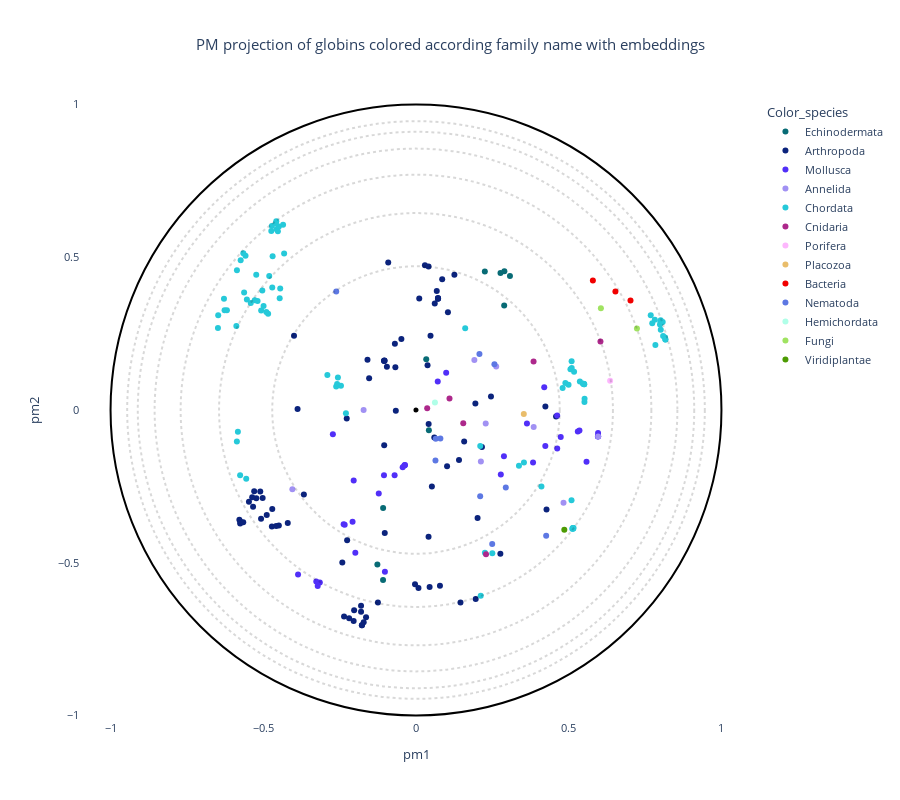

Here is the notebook cell this chart was saved with:
### Code cell
# OPTIONS =================================================
#Here you can set different parameters to color & annotate the resulting projection:
title = "PM projection of globins colored according family name with embeddings"
#----------------------------------------------------------
# Select the coloring from annotation .csv file:
labels_name = "Color_species"
# Select classes to label among the "labels_name" or "second_labels_name" column (comma separated list):
second_labels_name = ""
labels_text = []
show_text = False
#----------------------------------------------------------
# Use a custom color palette:
color_palette = globin_palette #Default: None
use_custom_palette = True
#==========================================================


#Check projection visualization parameters
#Labels name
if labels_name == "":
    labels_name = None
elif labels_name not in annotation_names:
    raise NameError(f"labels_name {labels_name} is not in the availables annotations.\nAvailables annotations: {annotation_names}")
#Second labels name
if second_labels_name == "":
    second_labels_name = None
elif second_labels_name not in annotation_names:
    raise NameError(f'"second_labels_name" {second_labels_name} is not in the availables annotations.\nAvailables annotations: {annotation_names}')

if not use_custom_palette:
    color_palette = None

#Plot graph
fig = plot_embedding_interactive(df_embedding, 
                                 labels_name = labels_name,
                                 second_labels_name = second_labels_name, 
                                 show_text = show_text,
                                 labels_text = labels_text,
                                 color_palette = color_palette, 
                                 title = title, 
                                 fontsize = 11)
fig.show()

### Figure 1 — Plotly figure (JSON) as saved in the notebook; plotly's stock layout.template omitted (floating-point values rounded to 4 significant figures; data arrays with more than 128 entries replaced by an {"elided": "..."} marker saying what was removed)
{"data": [{"customdata": {"elided": "10x17 mixed values"}, "hovertemplate": "<b>%{hovertext}</b><br><br>Color_species=%{customdata[10]}<br>pm1=%{x}<br>pm2=%{y}<br>proteins_id=%{customdata[0]}<br>tree1=%{customdata[1]}<br>tree2=%{customdata[2]}<br>tree3=%{customdata[3]}<br>tree4=%{customdata[4]}<br>full_name=%{customdata[5]}<br>short_name=%{customdata[6]}<br>full_species=%{customdata[7]}<br>short_species=%{customdata[8]}<br>evo_distance=%{customdata[9]}<br>Domain=%{customdata[11]}<br>Kingdom=%{customdata[12]}<br>Phylum=%{customdata[13]}<br>Subphylum=%{customdata[14]}<br>Class=%{customdata[15]}<br>Genus=%{customdata[16]}<extra></extra>", "hovertext": ["Echinodermata", "Echinodermata", "Echinodermata", "Echinodermata", "Echinodermata", "Echinodermata", "Echinodermata", "Echinodermata", "Echinodermata", "Echinodermata"], "legendgroup": "Echinodermata", "marker": {"color": "#086b75", "symbol": "circle"}, "mode": "markers", "name": "Echinodermata", "orientation": "v", "showlegend": true, "type": "scatter", "x": [0.04217, 0.03348, -0.1264, -0.1077, -0.1079, 0.2887, 0.2766, 0.2254, 0.2893, 0.3076], "xaxis": "x", "y": [-0.0664, 0.1658, -0.5062, -0.3207, -0.5569, 0.3423, 0.4485, 0.4538, 0.454, 0.4388], "yaxis": "y"}, {"customdata": {"elided": "84x17 mixed values"}, "hovertemplate": "<b>%{hovertext}</b><br><br>Color_species=%{customdata[10]}<br>pm1=%{x}<br>pm2=%{y}<br>proteins_id=%{customdata[0]}<br>tree1=%{customdata[1]}<br>tree2=%{customdata[2]}<br>tree3=%{customdata[3]}<br>tree4=%{customdata[4]}<br>full_name=%{customdata[5]}<br>short_name=%{customdata[6]}<br>full_species=%{customdata[7]}<br>short_species=%{customdata[8]}<br>evo_distance=%{customdata[9]}<br>Domain=%{customdata[11]}<br>Kingdom=%{customdata[12]}<br>Phylum=%{customdata[13]}<br>Subphylum=%{customdata[14]}<br>Class=%{customdata[15]}<br>Genus=%{customdata[16]}<extra></extra>", "hovertext": ["Arthropoda", "Arthropoda", "Arthropoda", "Arthropoda", "Arthropoda", "Arthropoda", "Arthropoda", "Arthropoda", "Arthropoda", "Arthropoda", "Arthropoda", "Arthropoda", "Arthropoda", "Arthropoda", "Arthropoda", "Arthropoda", "Arthropoda", "Arthropoda", "Arthropoda", "Arthropoda", "Arthropoda", "Arthropoda", "Arthropoda", "Arthropoda", "Arthropoda", "Arthropoda", "Arthropoda", "Arthropoda", "Arthropoda", "Arthropoda", "Arthropoda", "Arthropoda", "Arthropoda", "Arthropoda", "Arthropoda", "Arthropoda", "Arthropoda", "Arthropoda", "Arthropoda", "Arthropoda", "Arthropoda", "Arthropoda", "Arthropoda", "Arthropoda", "Arthropoda", "Arthropoda", "Arthropoda", "Arthropoda", "Arthropoda", "Arthropoda", "Arthropoda", "Arthropoda", "Arthropoda", "Arthropoda", "Arthropoda", "Arthropoda", "Arthropoda", "Arthropoda", "Arthropoda", "Arthropoda", "Arthropoda", "Arthropoda", "Arthropoda", "Arthropoda", "Arthropoda", "Arthropoda", "Arthropoda", "Arthropoda", "Arthropoda", "Arthropoda", "Arthropoda", "Arthropoda", "Arthropoda", "Arthropoda", "Arthropoda", "Arthropoda", "Arthropoda", "Arthropoda", "Arthropoda", "Arthropoda", "Arthropoda", "Arthropoda", "Arthropoda", "Arthropoda"], "legendgroup": "Arthropoda", "marker": {"color": "#0b237c", "symbol": "circle"}, "mode": "markers", "name": "Arthropoda", "orientation": "v", "showlegend": true, "type": "scatter", "x": [0.04757, 0.03777, 0.08573, 0.1045, 0.1257, 0.04142, -0.06757, -0.04787, 0.06141, -0.06605, -0.3878, -0.1046, 0.04109, -0.1534, -0.3994, -0.1027, -0.1042, -0.1588, -0.1037, 0.1577, 0.1943, 0.05999, -0.1023, -0.1041, -0.09094, 0.04113, -0.3671, -0.1247, -0.1799, -0.2025, -0.1635, -0.1799, -0.1772, -0.1713, -0.177, -0.2356, -0.2188, -0.2041, 0.4236, 0.01062, 0.07841, 0.008084, -0.003204, 0.4585, -0.5072, -0.502, -0.5334, -0.5297, 0.02924, -0.4198, -0.5228, -0.5098, -0.2254, -0.09527, -0.06915, 0.04453, -0.4706, -0.5757, -0.5783, -0.5753, -0.5656, -0.4719, -0.449, -0.4577, 0.2159, -0.5363, -0.5469, -0.4887, 0.06797, 0.0721, 0.07226, 0.07181, 0.07194, 0.1955, 0.1408, 0.05195, 0.4273, 0.2016, -0.2268, 0.1017, 0.1456, 0.2455, 0.2761, -0.2413], "xaxis": "x", "y": [0.2429, 0.1465, 0.4284, 0.3199, 0.443, -0.04579, 0.1403, 0.2325, 0.3486, -0.002762, 0.003475, 0.1614, -0.4152, 0.1038, 0.2434, 0.1611, 0.1606, 0.1648, 0.162, -0.1033, 0.02105, -0.09039, -0.4028, -0.1154, 0.4829, 0.4697, -0.2768, -0.6302, -0.6411, -0.6552, -0.6785, -0.6608, -0.705, -0.6947, -0.7048, -0.6758, -0.6815, -0.6905, 0.01139, 0.3653, -0.5757, -0.5826, -0.5705, -0.02134, -0.3558, -0.2882, -0.3164, -0.266, 0.4739, -0.3696, -0.2887, -0.2672, -0.4262, 0.1414, 0.217, -0.5795, -0.3243, -0.3719, -0.3589, -0.365, -0.3672, -0.3811, -0.3783, -0.3802, -0.1214, -0.2858, -0.3008, -0.3434, 0.3897, 0.3646, 0.3653, 0.3639, 0.3663, -0.619, -0.1639, -0.2507, -0.3255, -0.354, -0.02742, -0.184, -0.6305, 0.04405, -0.4706, -0.4996], "yaxis": "y"}, {"customdata": {"elided": "36x17 mixed values"}, "hovertemplate": "<b>%{hovertext}</b><br><br>Color_species=%{customdata[10]}<br>pm1=%{x}<br>pm2=%{y}<br>proteins_id=%{customdata[0]}<br>tree1=%{customdata[1]}<br>tree2=%{customdata[2]}<br>tree3=%{customdata[3]}<br>tree4=%{customdata[4]}<br>full_name=%{customdata[5]}<br>short_name=%{customdata[6]}<br>full_species=%{customdata[7]}<br>short_species=%{customdata[8]}<br>evo_distance=%{customdata[9]}<br>Domain=%{customdata[11]}<br>Kingdom=%{customdata[12]}<br>Phylum=%{customdata[13]}<br>Subphylum=%{customdata[14]}<br>Class=%{customdata[15]}<br>Genus=%{customdata[16]}<extra></extra>", "hovertext": ["Mollusca", "Mollusca", "Mollusca", "Mollusca", "Mollusca", "Mollusca", "Mollusca", "Mollusca", "Mollusca", "Mollusca", "Mollusca", "Mollusca", "Mollusca", "Mollusca", "Mollusca", "Mollusca", "Mollusca", "Mollusca", "Mollusca", "Mollusca", "Mollusca", "Mollusca", "Mollusca", "Mollusca", "Mollusca", "Mollusca", "Mollusca", "Mollusca", "Mollusca", "Mollusca", "Mollusca", "Mollusca", "Mollusca", "Mollusca", "Mollusca", "Mollusca"], "legendgroup": "Mollusca", "marker": {"color": "#512ff8", "symbol": "circle"}, "mode": "markers", "name": "Mollusca", "orientation": "v", "showlegend": true, "type": "scatter", "x": [0.0988, 0.07122, 0.5297, 0.5959, 0.5961, 0.5955, 0.5964, -0.03821, -0.2722, -0.07002, -0.03593, -0.04368, 0.2777, 0.5352, 0.4622, -0.2369, -0.2039, -0.122, -0.2077, 0.4623, 0.4738, 0.2879, -0.2335, -0.1018, 0.4234, 0.4198, 0.3832, 0.3632, 0.5582, -0.1048, -0.03714, -0.3148, -0.1986, -0.3265, -0.3862, -0.3218], "xaxis": "x", "y": [0.122, 0.09345, -0.0706, -0.08567, -0.07518, -0.08641, -0.08581, -0.1813, -0.07968, -0.2138, -0.1802, -0.1871, -0.211, -0.0668, -0.01783, -0.3743, -0.2305, -0.2731, -0.3661, -0.1262, -0.08817, -0.1513, -0.376, -0.5297, -0.1176, 0.07458, -0.1717, -0.04458, -0.1694, -0.214, -0.1806, -0.5646, -0.467, -0.5611, -0.5383, -0.5765], "yaxis": "y"}, {"customdata": {"elided": "9x17 mixed values"}, "hovertemplate": "<b>%{hovertext}</b><br><br>Color_species=%{customdata[10]}<br>pm1=%{x}<br>pm2=%{y}<br>proteins_id=%{customdata[0]}<br>tree1=%{customdata[1]}<br>tree2=%{customdata[2]}<br>tree3=%{customdata[3]}<br>tree4=%{customdata[4]}<br>full_name=%{customdata[5]}<br>short_name=%{customdata[6]}<br>full_species=%{customdata[7]}<br>short_species=%{customdata[8]}<br>evo_distance=%{customdata[9]}<br>Domain=%{customdata[11]}<br>Kingdom=%{customdata[12]}<br>Phylum=%{customdata[13]}<br>Subphylum=%{customdata[14]}<br>Class=%{customdata[15]}<br>Genus=%{customdata[16]}<extra></extra>", "hovertext": ["Annelida", "Annelida", "Annelida", "Annelida", "Annelida", "Annelida", "Annelida", "Annelida", "Annelida"], "legendgroup": "Annelida", "marker": {"color": "#a191f3", "symbol": "circle"}, "mode": "markers", "name": "Annelida", "orientation": "v", "showlegend": true, "type": "scatter", "x": [0.191, 0.2124, 0.2626, 0.4829, -0.1715, 0.5963, -0.4048, 0.3852, 0.2282], "xaxis": "x", "y": [0.1637, -0.1688, 0.1422, -0.3036, -0.0002366, -0.08648, -0.2599, -0.05594, -0.04428], "yaxis": "y"}, {"customdata": {"elided": "88x17 mixed values"}, "hovertemplate": "<b>%{hovertext}</b><br><br>Color_species=%{customdata[10]}<br>pm1=%{x}<br>pm2=%{y}<br>proteins_id=%{customdata[0]}<br>tree1=%{customdata[1]}<br>tree2=%{customdata[2]}<br>tree3=%{customdata[3]}<br>tree4=%{customdata[4]}<br>full_name=%{customdata[5]}<br>short_name=%{customdata[6]}<br>full_species=%{customdata[7]}<br>short_species=%{customdata[8]}<br>evo_distance=%{customdata[9]}<br>Domain=%{customdata[11]}<br>Kingdom=%{customdata[12]}<br>Phylum=%{customdata[13]}<br>Subphylum=%{customdata[14]}<br>Class=%{customdata[15]}<br>Genus=%{customdata[16]}<extra></extra>", "hovertext": ["Chordata", "Chordata", "Chordata", "Chordata", "Chordata", "Chordata", "Chordata", "Chordata", "Chordata", "Chordata", "Chordata", "Chordata", "Chordata", "Chordata", "Chordata", "Chordata", "Chordata", "Chordata", "Chordata", "Chordata", "Chordata", "Chordata", "Chordata", "Chordata", "Chordata", "Chordata", "Chordata", "Chordata", "Chordata", "Chordata", "Chordata", "Chordata", "Chordata", "Chordata", "Chordata", "Chordata", "Chordata", "Chordata", "Chordata", "Chordata", "Chordata", "Chordata", "Chordata", "Chordata", "Chordata", "Chordata", "Chordata", "Chordata", "Chordata", "Chordata", "Chordata", "Chordata", "Chordata", "Chordata", "Chordata", "Chordata", "Chordata", "Chordata", "Chordata", "Chordata", "Chordata", "Chordata", "Chordata", "Chordata", "Chordata", "Chordata", "Chordata", "Chordata", "Chordata", "Chordata", "Chordata", "Chordata", "Chordata", "Chordata", "Chordata", "Chordata", "Chordata", "Chordata", "Chordata", "Chordata", "Chordata", "Chordata", "Chordata", "Chordata", "Chordata", "Chordata", "Chordata", "Chordata"], "legendgroup": "Chordata", "marker": {"color": "#26c9d9", "symbol": "circle"}, "mode": "markers", "name": "Chordata", "orientation": "v", "showlegend": true, "type": "scatter", "x": [0.7837, 0.4106, 0.161, -0.5581, -0.4561, -0.4352, -0.5069, 0.2256, -0.574, -0.499, -0.5862, -0.49, -0.4841, -0.4489, 0.2499, -0.528, -0.5187, -0.4719, -0.4706, -0.5652, -0.4587, -0.4805, -0.4522, -0.5409, -0.4737, -0.5031, -0.4694, -0.5881, -0.4445, -0.4462, -0.4317, -0.523, -0.2557, 0.489, 0.48, 0.5098, 0.5515, 0.5056, 0.5519, 0.5364, 0.5504, 0.5094, 0.5486, 0.5507, 0.4994, 0.5502, 0.3371, 0.5176, 0.5461, 0.5141, 0.5158, 0.5115, 0.5137, 0.514, 0.5141, -0.5831, -0.5864, -0.5758, -0.5558, -0.6484, -0.6476, -0.6267, -0.2613, -0.2583, -0.2457, -0.2901, -0.2294, -0.4574, 0.3533, 0.2103, -0.6191, 0.7684, 0.8001, 0.8154, 0.7988, 0.809, 0.8165, 0.801, 0.8164, 0.7734, 0.8013, 0.8077, 0.7818, -0.6287, -0.5537, -0.5627, 0.2119, 0.5092], "xaxis": "x", "y": [0.213, -0.2501, 0.268, 0.5052, 0.5914, 0.6062, 0.3257, -0.467, 0.4899, 0.3402, 0.4571, 0.3207, 0.3148, 0.6005, -0.469, 0.359, 0.3567, 0.6025, 0.4011, 0.5135, 0.6106, 0.4388, 0.5855, 0.3502, 0.5858, 0.3912, 0.5033, 0.2752, 0.3976, 0.3657, 0.512, 0.4425, 0.1068, 0.08855, 0.07173, 0.1375, 0.02604, 0.1333, 0.03685, 0.09305, 0.08512, 0.1599, 0.08528, 0.0842, 0.08258, 0.08463, -0.1828, 0.1255, 0.08709, -0.3884, -0.3864, -0.3888, -0.3867, -0.3879, -0.3862, -0.07081, -0.103, -0.2134, -0.2253, 0.2685, 0.3104, 0.3262, 0.07734, 0.08552, 0.07952, 0.1143, -0.01026, 0.6176, -0.1715, -0.118, 0.3262, 0.3103, 0.2893, 0.237, 0.2799, 0.2421, 0.2306, 0.2942, 0.2306, 0.2838, 0.2623, 0.2881, 0.2951, 0.3639, 0.3621, 0.3848, -0.6082, -0.2955], "yaxis": "y"}, {"customdata": [[18, -1, -1, 8, 4, "Predicted protein", "Predicted", "Nematostella vectensis", "Nematostella", 2.434, "Cnidaria", "Eukaryota", "Metazoa", "Cnidaria", "Other", "Other", "Other"], [82, -1, 15, 7, 4, "Predicted protein", "Predicted", "Nematostella vectensis", "Nematostella", 3.063, "Cnidaria", "Eukaryota", "Metazoa", "Cnidaria", "Other", "Other", "Other"], [83, 20, 15, 7, 4, "Predicted protein", "Predicted", "Nematostella vectensis", "Nematostella", 2.696, "Cnidaria", "Eukaryota", "Metazoa", "Cnidaria", "Other", "Other", "Other"], [84, -1, 15, 7, 4, "Predicted protein", "Predicted", "Nematostella vectensis", "Nematostella", 2.747, "Cnidaria", "Eukaryota", "Metazoa", "Cnidaria", "Other", "Other", "Other"], [85, 20, 15, 7, 4, "Predicted protein", "Predicted", "Nematostella vectensis", "Nematostella", 2.467, "Cnidaria", "Eukaryota", "Metazoa", "Cnidaria", "Other", "Other", "Other"], [208, -1, -1, -1, 3, "Predicted protein", "Predicted", "Nematostella vectensis", "Nematostella", 3.137, "Cnidaria", "Eukaryota", "Metazoa", "Cnidaria", "Other", "Other", "Other"]], "hovertemplate": "<b>%{hovertext}</b><br><br>Color_species=%{customdata[10]}<br>pm1=%{x}<br>pm2=%{y}<br>proteins_id=%{customdata[0]}<br>tree1=%{customdata[1]}<br>tree2=%{customdata[2]}<br>tree3=%{customdata[3]}<br>tree4=%{customdata[4]}<br>full_name=%{customdata[5]}<br>short_name=%{customdata[6]}<br>full_species=%{customdata[7]}<br>short_species=%{customdata[8]}<br>evo_distance=%{customdata[9]}<br>Domain=%{customdata[11]}<br>Kingdom=%{customdata[12]}<br>Phylum=%{customdata[13]}<br>Subphylum=%{customdata[14]}<br>Class=%{customdata[15]}<br>Genus=%{customdata[16]}<extra></extra>", "hovertext": ["Cnidaria", "Cnidaria", "Cnidaria", "Cnidaria", "Cnidaria", "Cnidaria"], "legendgroup": "Cnidaria", "marker": {"color": "#ad288b", "symbol": "circle"}, "mode": "markers", "name": "Cnidaria", "orientation": "v", "showlegend": true, "type": "scatter", "x": [0.3849, 0.03663, 0.2292, 0.1547, 0.1096, 0.6039], "xaxis": "x", "y": [0.1586, 0.005709, -0.4723, -0.04318, 0.03759, 0.2241], "yaxis": "y"}, {"customdata": [[37, -1, -1, 9, 3, "Uncharacterized protein", "Uncharacterized", "Amphimedon queenslandica", "Amphimedon", 2.522, "Porifera", "Eukaryota", "Metazoa", "Porifera", "Other", "Other", "Other"]], "hovertemplate": "<b>%{hovertext}</b><br><br>Color_species=%{customdata[10]}<br>pm1=%{x}<br>pm2=%{y}<br>proteins_id=%{customdata[0]}<br>tree1=%{customdata[1]}<br>tree2=%{customdata[2]}<br>tree3=%{customdata[3]}<br>tree4=%{customdata[4]}<br>full_name=%{customdata[5]}<br>short_name=%{customdata[6]}<br>full_species=%{customdata[7]}<br>short_species=%{customdata[8]}<br>evo_distance=%{customdata[9]}<br>Domain=%{customdata[11]}<br>Kingdom=%{customdata[12]}<br>Phylum=%{customdata[13]}<br>Subphylum=%{customdata[14]}<br>Class=%{customdata[15]}<br>Genus=%{customdata[16]}<extra></extra>", "hovertext": ["Porifera"], "legendgroup": "Porifera", "marker": {"color": "#fdb7fd", "symbol": "circle"}, "mode": "markers", "name": "Porifera", "orientation": "v", "showlegend": true, "type": "scatter", "x": [0.6355], "xaxis": "x", "y": [0.09577], "yaxis": "y"}, {"customdata": [[78, -1, -1, 20, 7, "Putative uncharacterized protein", "Putative", "Trichoplax adhaerens", "Trichoplax", 2.316, "Placozoa", "Eukaryota", "Metazoa", "Other", "Other", "Other", "Other"]], "hovertemplate": "<b>%{hovertext}</b><br><br>Color_species=%{customdata[10]}<br>pm1=%{x}<br>pm2=%{y}<br>proteins_id=%{customdata[0]}<br>tree1=%{customdata[1]}<br>tree2=%{customdata[2]}<br>tree3=%{customdata[3]}<br>tree4=%{customdata[4]}<br>full_name=%{customdata[5]}<br>short_name=%{customdata[6]}<br>full_species=%{customdata[7]}<br>short_species=%{customdata[8]}<br>evo_distance=%{customdata[9]}<br>Domain=%{customdata[11]}<br>Kingdom=%{customdata[12]}<br>Phylum=%{customdata[13]}<br>Subphylum=%{customdata[14]}<br>Class=%{customdata[15]}<br>Genus=%{customdata[16]}<extra></extra>", "hovertext": ["Placozoa"], "legendgroup": "Placozoa", "marker": {"color": "#e9bd6b", "symbol": "circle"}, "mode": "markers", "name": "Placozoa", "orientation": "v", "showlegend": true, "type": "scatter", "x": [0.3529], "xaxis": "x", "y": [-0.01292], "yaxis": "y"}, {"customdata": [[79, -1, -1, 6, 3, "Globin", "Globin", "Gemmatirosa kalamazoonesis", "Gemmatirosa", 2.905, "Bacteria", "Bacteria", "Bacteria", "Other", "Other", "Other", "Other"], [80, -1, 9, 6, 3, "Globin", "Globin", "Gemmatirosa kalamazoonesis", "Gemmatirosa", 3.007, "Bacteria", "Bacteria", "Bacteria", "Other", "Other", "Other", "Other"], [81, -1, 9, 6, 3, "Hemin receptor", "Hemin", "Halothiobacillus sp.", "Halothiobacillus", 2.535, "Bacteria", "Bacteria", "Bacteria", "Proteobacteria", "Other", "Gammaproteobacteria", "Other"]], "hovertemplate": "<b>%{hovertext}</b><br><br>Color_species=%{customdata[10]}<br>pm1=%{x}<br>pm2=%{y}<br>proteins_id=%{customdata[0]}<br>tree1=%{customdata[1]}<br>tree2=%{customdata[2]}<br>tree3=%{customdata[3]}<br>tree4=%{customdata[4]}<br>full_name=%{customdata[5]}<br>short_name=%{customdata[6]}<br>full_species=%{customdata[7]}<br>short_species=%{customdata[8]}<br>evo_distance=%{customdata[9]}<br>Domain=%{customdata[11]}<br>Kingdom=%{customdata[12]}<br>Phylum=%{customdata[13]}<br>Subphylum=%{customdata[14]}<br>Class=%{customdata[15]}<br>Genus=%{customdata[16]}<extra></extra>", "hovertext": ["Bacteria", "Bacteria", "Bacteria"], "legendgroup": "Bacteria", "marker": {"color": "#f10000", "symbol": "circle"}, "mode": "markers", "name": "Bacteria", "orientation": "v", "showlegend": true, "type": "scatter", "x": [0.6528, 0.7023, 0.579], "xaxis": "x", "y": [0.3878, 0.3581, 0.424], "yaxis": "y"}, {"customdata": {"elided": "10x17 mixed values"}, "hovertemplate": "<b>%{hovertext}</b><br><br>Color_species=%{customdata[10]}<br>pm1=%{x}<br>pm2=%{y}<br>proteins_id=%{customdata[0]}<br>tree1=%{customdata[1]}<br>tree2=%{customdata[2]}<br>tree3=%{customdata[3]}<br>tree4=%{customdata[4]}<br>full_name=%{customdata[5]}<br>short_name=%{customdata[6]}<br>full_species=%{customdata[7]}<br>short_species=%{customdata[8]}<br>evo_distance=%{customdata[9]}<br>Domain=%{customdata[11]}<br>Kingdom=%{customdata[12]}<br>Phylum=%{customdata[13]}<br>Subphylum=%{customdata[14]}<br>Class=%{customdata[15]}<br>Genus=%{customdata[16]}<extra></extra>", "hovertext": ["Nematoda", "Nematoda", "Nematoda", "Nematoda", "Nematoda", "Nematoda", "Nematoda", "Nematoda", "Nematoda", "Nematoda"], "legendgroup": "Nematoda", "marker": {"color": "#5d78e3", "symbol": "circle"}, "mode": "markers", "name": "Nematoda", "orientation": "v", "showlegend": true, "type": "scatter", "x": [0.06461, 0.06371, 0.07978, 0.2101, 0.2077, -0.2612, 0.2939, 0.2567, 0.4262, 0.2495], "xaxis": "x", "y": [-0.09401, -0.1651, -0.09341, -0.2823, 0.183, 0.388, -0.2534, 0.1496, -0.4117, -0.4383], "yaxis": "y"}, {"customdata": [[203, -1, -1, 14, 6, "Neuroglobin like protein", "Neuroglobin", "Saccoglossus kowalevskii", "Saccoglossus", 2.36, "Hemichordata", "Eukaryota", "Metazoa", "Hemichordata", "Other", "Other", "Other"]], "hovertemplate": "<b>%{hovertext}</b><br><br>Color_species=%{customdata[10]}<br>pm1=%{x}<br>pm2=%{y}<br>proteins_id=%{customdata[0]}<br>tree1=%{customdata[1]}<br>tree2=%{customdata[2]}<br>tree3=%{customdata[3]}<br>tree4=%{customdata[4]}<br>full_name=%{customdata[5]}<br>short_name=%{customdata[6]}<br>full_species=%{customdata[7]}<br>short_species=%{customdata[8]}<br>evo_distance=%{customdata[9]}<br>Domain=%{customdata[11]}<br>Kingdom=%{customdata[12]}<br>Phylum=%{customdata[13]}<br>Subphylum=%{customdata[14]}<br>Class=%{customdata[15]}<br>Genus=%{customdata[16]}<extra></extra>", "hovertext": ["Hemichordata"], "legendgroup": "Hemichordata", "marker": {"color": "#b0ffe8", "symbol": "circle"}, "mode": "markers", "name": "Hemichordata", "orientation": "v", "showlegend": true, "type": "scatter", "x": [0.06202], "xaxis": "x", "y": [0.02427], "yaxis": "y"}, {"customdata": [[210, 15, 8, 6, 3, "ARAD1D45562p", "ARAD1D45562p", "Blastobotrys adeninivorans", "Blastobotrys", 3.652, "Fungi", "Eukaryota", "Fungi", "Ascomycota", "Other", "Other", "Other"], [234, 15, 8, 6, 3, "CYFA0S05e02454g1_1", "CYFA0S05e02454g1_1", "Cyberlindnera fabianii", "Cyberlindnera", 4.119, "Fungi", "Eukaryota", "Fungi", "Ascomycota", "Other", "Other", "Other"]], "hovertemplate": "<b>%{hovertext}</b><br><br>Color_species=%{customdata[10]}<br>pm1=%{x}<br>pm2=%{y}<br>proteins_id=%{customdata[0]}<br>tree1=%{customdata[1]}<br>tree2=%{customdata[2]}<br>tree3=%{customdata[3]}<br>tree4=%{customdata[4]}<br>full_name=%{customdata[5]}<br>short_name=%{customdata[6]}<br>full_species=%{customdata[7]}<br>short_species=%{customdata[8]}<br>evo_distance=%{customdata[9]}<br>Domain=%{customdata[11]}<br>Kingdom=%{customdata[12]}<br>Phylum=%{customdata[13]}<br>Subphylum=%{customdata[14]}<br>Class=%{customdata[15]}<br>Genus=%{customdata[16]}<extra></extra>", "hovertext": ["Fungi", "Fungi"], "legendgroup": "Fungi", "marker": {"color": "#a0e361", "symbol": "circle"}, "mode": "markers", "name": "Fungi", "orientation": "v", "showlegend": true, "type": "scatter", "x": [0.6053, 0.7233], "xaxis": "x", "y": [0.3329, 0.2665], "yaxis": "y"}, {"customdata": [[227, -1, -1, 9, 3, "Uncharacterized protein", "Uncharacterized", "Micromonas commoda", "Micromonas", 2.71, "Viridiplantae", "Eukaryota", "Plantae", "Chlorophyta", "Other", "Other", "Other"]], "hovertemplate": "<b>%{hovertext}</b><br><br>Color_species=%{customdata[10]}<br>pm1=%{x}<br>pm2=%{y}<br>proteins_id=%{customdata[0]}<br>tree1=%{customdata[1]}<br>tree2=%{customdata[2]}<br>tree3=%{customdata[3]}<br>tree4=%{customdata[4]}<br>full_name=%{customdata[5]}<br>short_name=%{customdata[6]}<br>full_species=%{customdata[7]}<br>short_species=%{customdata[8]}<br>evo_distance=%{customdata[9]}<br>Domain=%{customdata[11]}<br>Kingdom=%{customdata[12]}<br>Phylum=%{customdata[13]}<br>Subphylum=%{customdata[14]}<br>Class=%{customdata[15]}<br>Genus=%{customdata[16]}<extra></extra>", "hovertext": ["Viridiplantae"], "legendgroup": "Viridiplantae", "marker": {"color": "#4d9b03", "symbol": "circle"}, "mode": "markers", "name": "Viridiplantae", "orientation": "v", "showlegend": true, "type": "scatter", "x": [0.4855], "xaxis": "x", "y": [-0.3916], "yaxis": "y"}], "layout": {"font": {"size": 11}, "height": 800, "legend": {"title": {"text": "Color_species"}, "tracegroupgap": 0}, "plot_bgcolor": "rgba(0, 0, 0, 0)", "shapes": [{"line": {"color": "black", "dash": "dot"}, "opacity": 0.15, "type": "circle", "x0": -0.4706, "x1": 0.4706, "y0": -0.4706, "y1": 0.4706}, {"line": {"color": "black", "dash": "dot"}, "opacity": 0.15, "type": "circle", "x0": -0.6447, "x1": 0.6447, "y0": -0.6447, "y1": 0.6447}, {"line": {"color": "black", "dash": "dot"}, "opacity": 0.15, "type": "circle", "x0": -0.7705, "x1": 0.7705, "y0": -0.7705, "y1": 0.7705}, {"line": {"color": "black", "dash": "dot"}, "opacity": 0.15, "type": "circle", "x0": -0.8557, "x1": 0.8557, "y0": -0.8557, "y1": 0.8557}, {"line": {"color": "black", "dash": "dot"}, "opacity": 0.15, "type": "circle", "x0": -0.9108, "x1": 0.9108, "y0": -0.9108, "y1": 0.9108}, {"line": {"color": "black", "dash": "dot"}, "opacity": 0.15, "type": "circle", "x0": -0.9455, "x1": 0.9455, "y0": -0.9455, "y1": 0.9455}, {"line": {"color": "Black"}, "type": "circle", "x0": -1, "x1": 1, "xref": "x", "y0": -1, "y1": 1, "yref": "y"}, {"fillcolor": "Black", "line": {"color": "Black"}, "type": "circle", "x0": -0.005, "x1": 0.005, "xref": "x", "y0": -0.005, "y1": 0.005, "yref": "y"}], "title": {"text": "PM projection of globins colored according family name with embeddings", "x": 0.5}, "xaxis": {"anchor": "y", "constrain": "domain", "domain": [0, 1], "range": [-1.1, 1.1], "title": {"text": "pm1"}}, "yaxis": {"anchor": "x", "domain": [0, 1], "scaleanchor": "x", "scaleratio": 1, "title": {"text": "pm2"}}, "yaxis2": {"layer": "below traces", "matches": "y", "overlaying": "y"}}}
